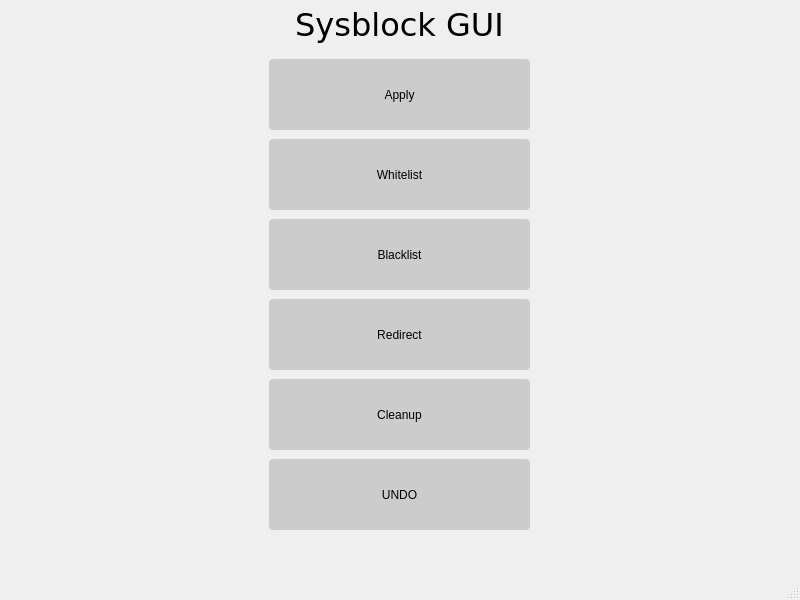
<?xml version="1.0" encoding="UTF-8"?>
<ui version="4.0">
 <class>MainWindow</class>
 <widget class="QMainWindow" name="MainWindow">
  <property name="geometry">
   <rect>
    <x>0</x>
    <y>0</y>
    <width>800</width>
    <height>600</height>
   </rect>
  </property>
  <property name="windowTitle">
   <string>MainWindow</string>
  </property>
  <widget class="QWidget" name="centralwidget">
   <widget class="QStackedWidget" name="stackedWidget">
    <property name="geometry">
     <rect>
      <x>-1</x>
      <y>-21</y>
      <width>801</width>
      <height>591</height>
     </rect>
    </property>
    <widget class="QWidget" name="menu">
     <widget class="QLabel" name="tilte_label">
      <property name="geometry">
       <rect>
        <x>0</x>
        <y>20</y>
        <width>801</width>
        <height>51</height>
       </rect>
      </property>
      <property name="font">
       <font>
        <family>Verdana</family>
        <pointsize>24</pointsize>
        <bold>false</bold>
       </font>
      </property>
      <property name="cursor">
       <cursorShape>ArrowCursor</cursorShape>
      </property>
      <property name="text">
       <string>Sysblock GUI</string>
      </property>
      <property name="textFormat">
       <enum>Qt::AutoText</enum>
      </property>
      <property name="scaledContents">
       <bool>false</bool>
      </property>
      <property name="alignment">
       <set>Qt::AlignCenter</set>
      </property>
     </widget>
     <widget class="QPushButton" name="undo_btn">
      <property name="geometry">
       <rect>
        <x>270</x>
        <y>480</y>
        <width>261</width>
        <height>71</height>
       </rect>
      </property>
      <property name="styleSheet">
       <string notr="true">QWidget{
    background-color: white;
}

QPushButton {
    background-color: rgb(204, 204, 204);
    padding: 10px 64px 10px 64px;
    font: 19px 'Microsoft YaHei';
    border: transparent;
    border-radius: 4px;
    /* height: 40px; */
}

QPushButton:pressed:hover {
    background-color: rgb(153, 153, 153);
}

QPushButton:hover {
    background-color: rgb(230, 230, 230);
}

QPushButton:disabled {
    background-color: rgb(204, 204, 204);
    color: rgb(122, 122, 122);
}</string>
      </property>
      <property name="text">
       <string>UNDO</string>
      </property>
     </widget>
     <widget class="QPushButton" name="redirect_btn">
      <property name="geometry">
       <rect>
        <x>270</x>
        <y>320</y>
        <width>261</width>
        <height>71</height>
       </rect>
      </property>
      <property name="styleSheet">
       <string notr="true">QWidget{
    background-color: white;
}

QPushButton {
    background-color: rgb(204, 204, 204);
    padding: 10px 64px 10px 64px;
    font: 19px 'Microsoft YaHei';
    border: transparent;
    border-radius: 4px;
    /* height: 40px; */
}

QPushButton:pressed:hover {
    background-color: rgb(153, 153, 153);
}

QPushButton:hover {
    background-color: rgb(230, 230, 230);
}

QPushButton:disabled {
    background-color: rgb(204, 204, 204);
    color: rgb(122, 122, 122);
}</string>
      </property>
      <property name="text">
       <string>Redirect</string>
      </property>
     </widget>
     <widget class="QPushButton" name="apply_btn">
      <property name="geometry">
       <rect>
        <x>270</x>
        <y>80</y>
        <width>261</width>
        <height>71</height>
       </rect>
      </property>
      <property name="styleSheet">
       <string notr="true">QWidget{
    background-color: white;
}

QPushButton {
    background-color: rgb(204, 204, 204);
    padding: 10px 64px 10px 64px;
    font: 19px 'Microsoft YaHei';
    border: transparent;
    border-radius: 4px;
    /* height: 40px; */
}

QPushButton:pressed:hover {
    background-color: rgb(153, 153, 153);
}

QPushButton:hover {
    background-color: rgb(230, 230, 230);
}

QPushButton:disabled {
    background-color: rgb(204, 204, 204);
    color: rgb(122, 122, 122);
}</string>
      </property>
      <property name="text">
       <string>Apply</string>
      </property>
     </widget>
     <widget class="QPushButton" name="whitelist_btn">
      <property name="geometry">
       <rect>
        <x>270</x>
        <y>160</y>
        <width>261</width>
        <height>71</height>
       </rect>
      </property>
      <property name="styleSheet">
       <string notr="true">QWidget{
    background-color: white;
}

QPushButton {
    background-color: rgb(204, 204, 204);
    padding: 10px 64px 10px 64px;
    font: 19px 'Microsoft YaHei';
    border: transparent;
    border-radius: 4px;
    /* height: 40px; */
}

QPushButton:pressed:hover {
    background-color: rgb(153, 153, 153);
}

QPushButton:hover {
    background-color: rgb(230, 230, 230);
}

QPushButton:disabled {
    background-color: rgb(204, 204, 204);
    color: rgb(122, 122, 122);
}</string>
      </property>
      <property name="text">
       <string>Whitelist</string>
      </property>
     </widget>
     <widget class="QPushButton" name="blacklist_btn">
      <property name="geometry">
       <rect>
        <x>270</x>
        <y>240</y>
        <width>261</width>
        <height>71</height>
       </rect>
      </property>
      <property name="styleSheet">
       <string notr="true">QWidget{
    background-color: white;
}

QPushButton {
    background-color: rgb(204, 204, 204);
    padding: 10px 64px 10px 64px;
    font: 19px 'Microsoft YaHei';
    border: transparent;
    border-radius: 4px;
    /* height: 40px; */
}

QPushButton:pressed:hover {
    background-color: rgb(153, 153, 153);
}

QPushButton:hover {
    background-color: rgb(230, 230, 230);
}

QPushButton:disabled {
    background-color: rgb(204, 204, 204);
    color: rgb(122, 122, 122);
}</string>
      </property>
      <property name="text">
       <string>Blacklist</string>
      </property>
     </widget>
     <widget class="QPushButton" name="cleanup_btn">
      <property name="geometry">
       <rect>
        <x>270</x>
        <y>400</y>
        <width>261</width>
        <height>71</height>
       </rect>
      </property>
      <property name="styleSheet">
       <string notr="true">QWidget{
    background-color: white;
}

QPushButton {
    background-color: rgb(204, 204, 204);
    padding: 10px 64px 10px 64px;
    font: 19px 'Microsoft YaHei';
    border: transparent;
    border-radius: 4px;
    /* height: 40px; */
}

QPushButton:pressed:hover {
    background-color: rgb(153, 153, 153);
}

QPushButton:hover {
    background-color: rgb(230, 230, 230);
}

QPushButton:disabled {
    background-color: rgb(204, 204, 204);
    color: rgb(122, 122, 122);
}</string>
      </property>
      <property name="text">
       <string>Cleanup</string>
      </property>
     </widget>
    </widget>
    <widget class="QWidget" name="custom_redirects"/>
    <widget class="QWidget" name="apply_blocklist"/>
    <widget class="QWidget" name="cleanup_blocklists"/>
    <widget class="QWidget" name="undo_all_changes"/>
    <widget class="QWidget" name="blacklisting"/>
    <widget class="QWidget" name="whitelisting"/>
   </widget>
  </widget>
  <widget class="QMenuBar" name="menubar">
   <property name="geometry">
    <rect>
     <x>0</x>
     <y>0</y>
     <width>800</width>
     <height>22</height>
    </rect>
   </property>
  </widget>
  <widget class="QStatusBar" name="statusbar"/>
 </widget>
 <resources/>
 <connections/>
</ui>
